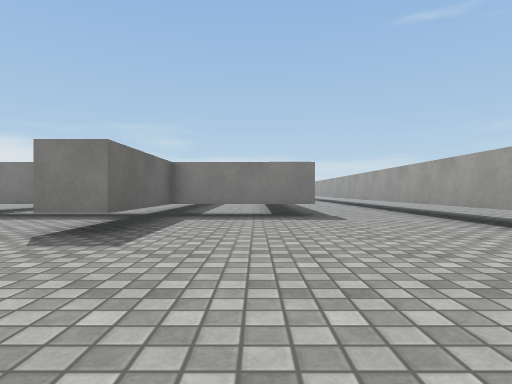
View 1 (above)

17 first-person views from a walk through a 3-D level made in the Unity game engine. The camera is 0.58 m above the floor, looks level and sees 75° across. The floor is counted in squares, 1 m on a side. Each view is taken from the middle of a square. On the plan, view 1 faces up. The plan holds only what a view shows up to about 9 squares ahead; the rest is blank. The place goes on beyond the plan. The player is left out. Surface patterns are stand-ins for the level's own textures.

View 2
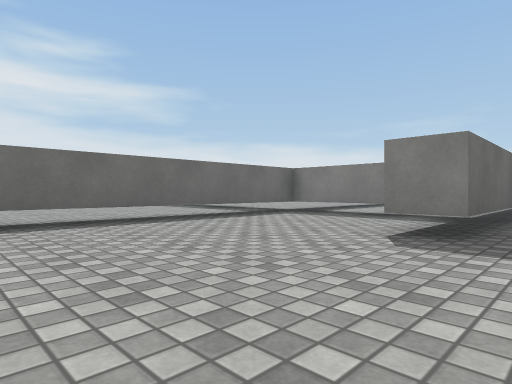

View 3
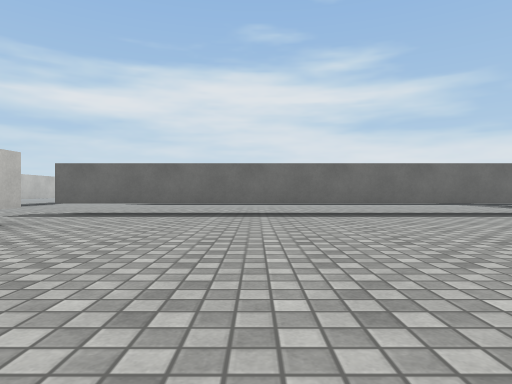

View 4
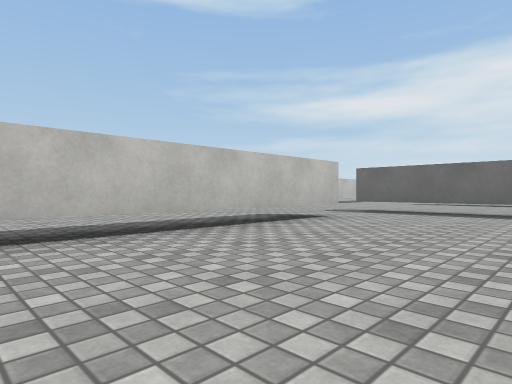

View 5
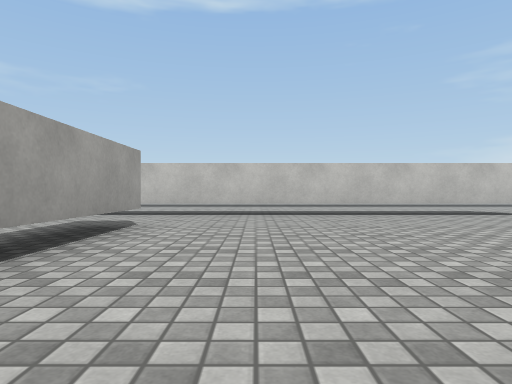

View 6
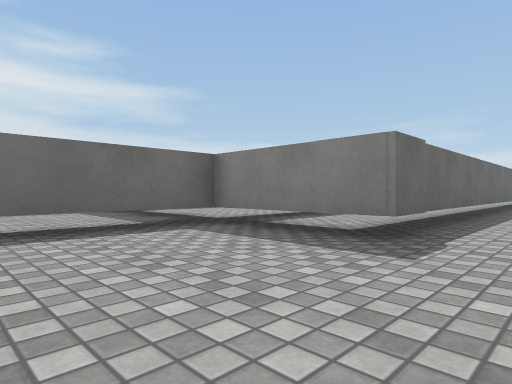

View 7
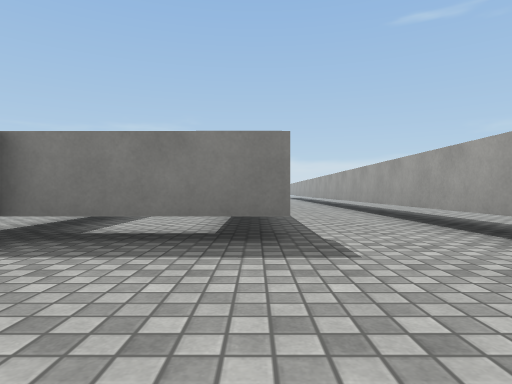

View 8
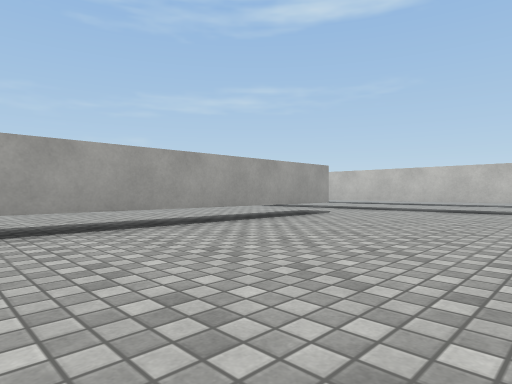

View 9
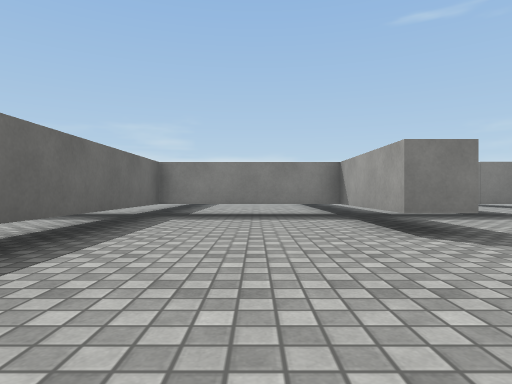

View 10
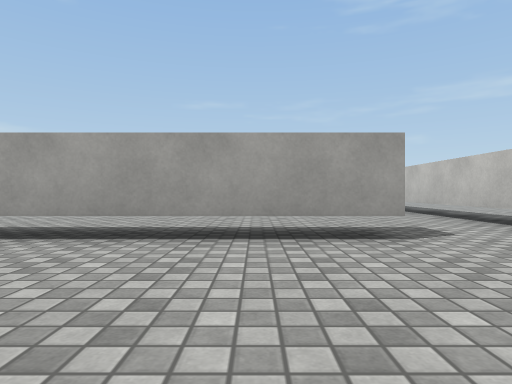

View 11
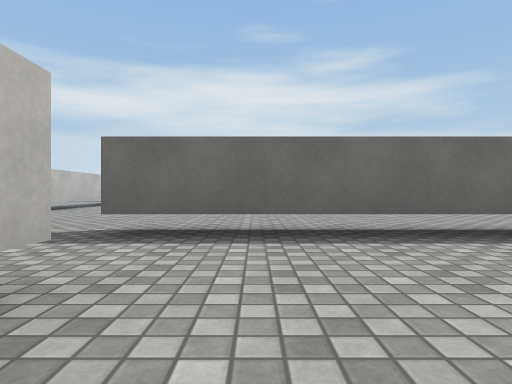

View 12
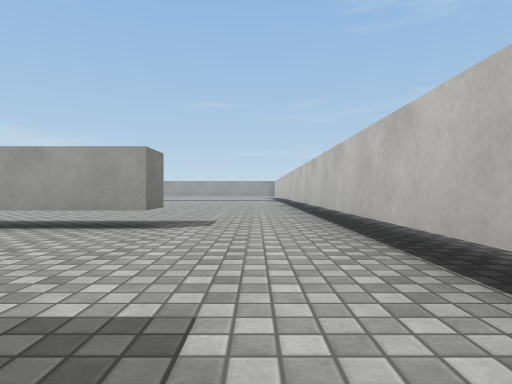

View 13
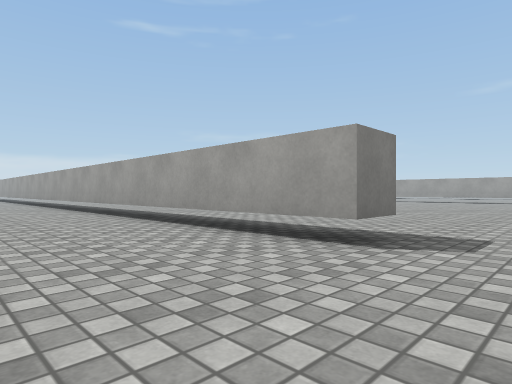

View 14
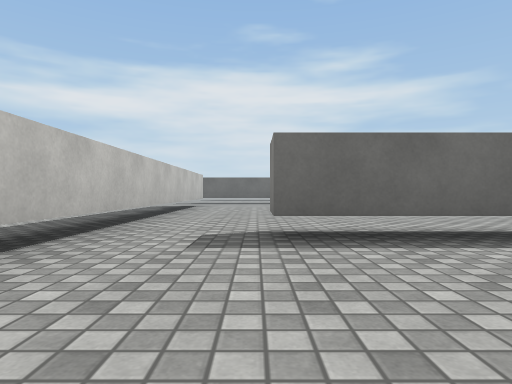

View 15
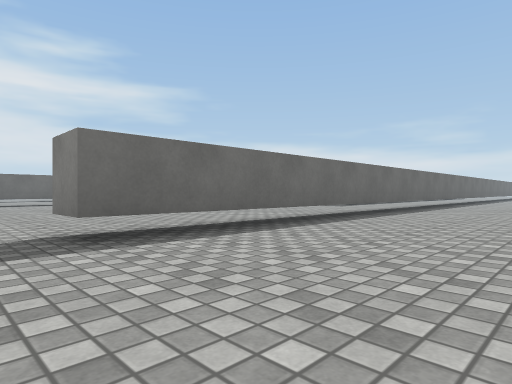

View 16
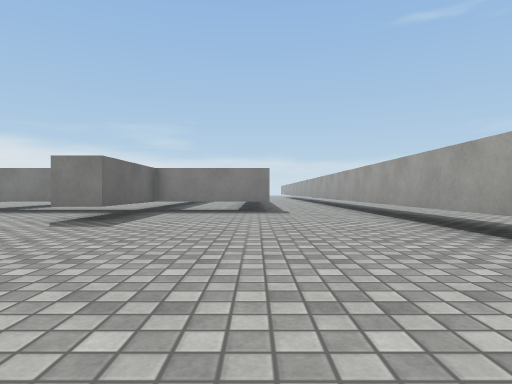

View 17
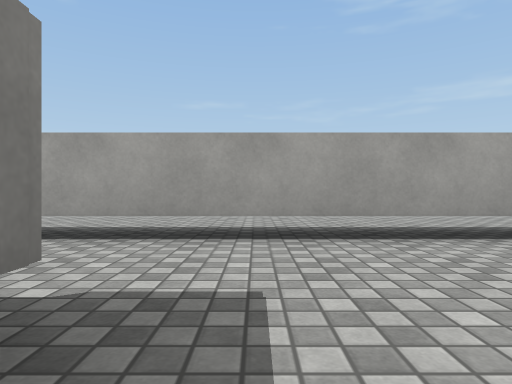

### Floor plan
Key: @ floor where view 1 was taken; # wall or solid block; . floor; T thing the floor can be seen under or through.
Columns run from 12 left of view 1 to 14 right of it. Each row starts with its distance up from view 1.
 15              #
 14              #.
 13             .#..# ..
 12            ..#..T ...
 11            ..T..T ...
 10            ..T..T ...
  9              T..T ...
  8      #####TTTT..T ...
  7   ..T....TT.....T ...
  6   ..T....TT.....T ...
  5    .T....TT.....T ...#
  4   ..T...........TT...#
  3  ...T...........TT...#
  2 ....T...........TT...# ..
  1 ....T...........TT...T ...
  0 ....T.......@...TT...T ...
 -1 ....T...........TT...T ...
 -2 ....T...........TT...T ....
 -3 ....T...........TT...TT....
 -4 ....T...........TT.........
 -5 ....T.....................
 -6 ....T..###################
 -7 ....T..

Where each view was taken, in squares from view 1:
view 1: 0 up, 0 right, facing up
view 2: 0 up, 1 left, facing up-left
view 3: 2 down, 1 right, facing left
view 4: 2 down, 2 right, facing down-left
view 5: 2 up, 2 right, facing down
view 6: 4 up, 3 right, facing up-left
view 7: 4 up, 1 right, facing up
view 8: 4 up, 1 left, facing down-right
view 9: 0 up, 5 left, facing up
view 10: 2 down, 0 right, facing right
view 11: 5 down, 3 left, facing left
view 12: 5 down, 4 right, facing right
view 13: 5 down, 6 right, facing up-right
view 14: 4 down, 9 right, facing left
view 15: 5 down, 9 right, facing up-left
view 16: 2 down, 1 right, facing up
view 17: 7 up, 0 right, facing right
